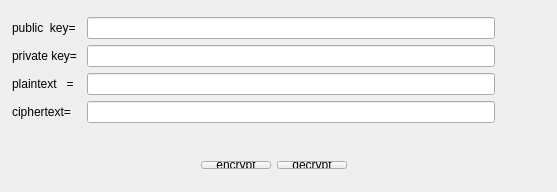
<?xml version="1.0" encoding="UTF-8"?>
<ui version="4.0">
 <class>MainWindow</class>
 <widget class="QMainWindow" name="MainWindow">
  <property name="geometry">
   <rect>
    <x>0</x>
    <y>0</y>
    <width>557</width>
    <height>192</height>
   </rect>
  </property>
  <property name="windowTitle">
   <string>sm2 encrypt decrypt</string>
  </property>
  <widget class="QWidget" name="centralWidget">
   <widget class="QWidget" name="">
    <property name="geometry">
     <rect>
      <x>1</x>
      <y>6</y>
      <width>531</width>
      <height>132</height>
     </rect>
    </property>
    <layout class="QGridLayout" name="gridLayout">
     <item row="0" column="0">
      <widget class="QLabel" name="label">
       <property name="text">
        <string>public  key= </string>
       </property>
      </widget>
     </item>
     <item row="0" column="1">
      <widget class="QLineEdit" name="pubk"/>
     </item>
     <item row="0" column="2">
      <widget class="QLabel" name="pubkL">
       <property name="text">
        <string>     </string>
       </property>
      </widget>
     </item>
     <item row="1" column="0">
      <widget class="QLabel" name="label_2">
       <property name="text">
        <string>private key= </string>
       </property>
      </widget>
     </item>
     <item row="1" column="1">
      <widget class="QLineEdit" name="privk"/>
     </item>
     <item row="1" column="2">
      <widget class="QLabel" name="privkL">
       <property name="text">
        <string>     </string>
       </property>
      </widget>
     </item>
     <item row="2" column="0">
      <widget class="QLabel" name="label_3">
       <property name="text">
        <string>plaintext   = </string>
       </property>
      </widget>
     </item>
     <item row="2" column="1">
      <widget class="QLineEdit" name="plaintext"/>
     </item>
     <item row="2" column="2">
      <widget class="QLabel" name="plaintextL">
       <property name="text">
        <string>      </string>
       </property>
      </widget>
     </item>
     <item row="3" column="0">
      <widget class="QLabel" name="label_4">
       <property name="text">
        <string>ciphertext= </string>
       </property>
      </widget>
     </item>
     <item row="3" column="1">
      <widget class="QLineEdit" name="ciphertext"/>
     </item>
     <item row="3" column="2">
      <widget class="QLabel" name="ciphertextL">
       <property name="text">
        <string>     </string>
       </property>
      </widget>
     </item>
    </layout>
   </widget>
   <widget class="QWidget" name="">
    <property name="geometry">
     <rect>
      <x>190</x>
      <y>150</y>
      <width>168</width>
      <height>30</height>
     </rect>
    </property>
    <layout class="QHBoxLayout" name="horizontalLayout">
     <item>
      <widget class="QPushButton" name="pushButton">
       <property name="text">
        <string>encrypt</string>
       </property>
      </widget>
     </item>
     <item>
      <widget class="QPushButton" name="pushButton_2">
       <property name="text">
        <string>decrypt</string>
       </property>
      </widget>
     </item>
    </layout>
   </widget>
  </widget>
 </widget>
 <layoutdefault spacing="6" margin="11"/>
 <resources/>
 <connections/>
</ui>
